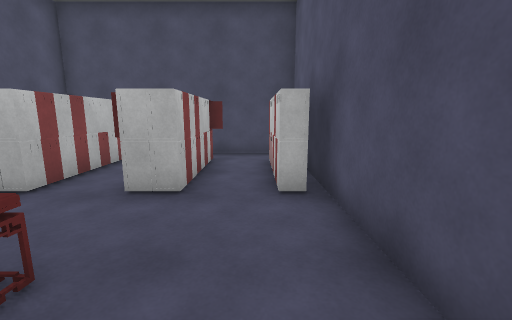
View 1 (above)

24 first-person views from a walk through a scene from a Unity 3-D project. The camera is 1.4 m above the floor, tilts 10° down and sees 90° across. Doors are open. The floor is counted in squares, 1 m on a side. Each view is taken from the middle of a square. On the plan, view 1 faces up. The plan holds only what a view shows up to about 13 squares ahead; the rest is blank. The place goes on beyond the plan. The player character is not drawn. Some animated figures are left out.

View 2
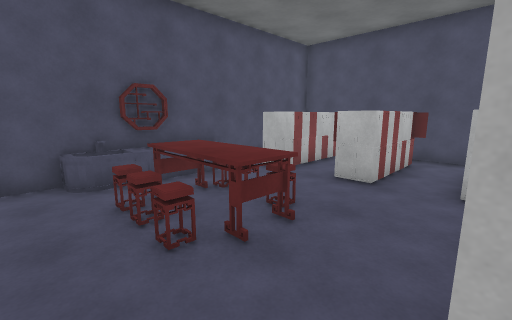

View 3
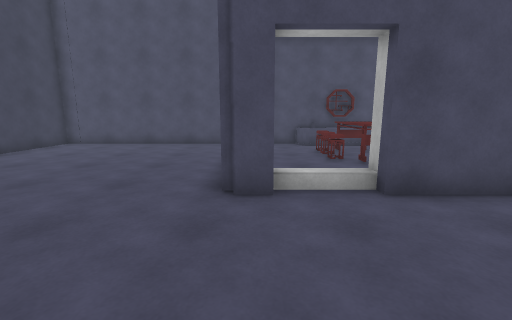

View 4
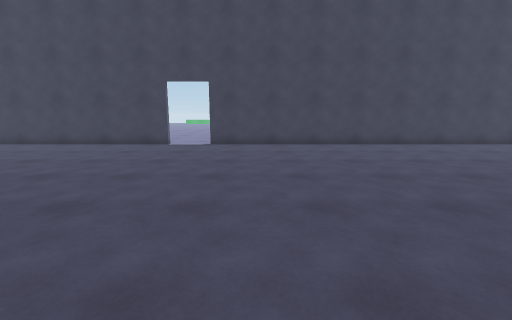

View 5
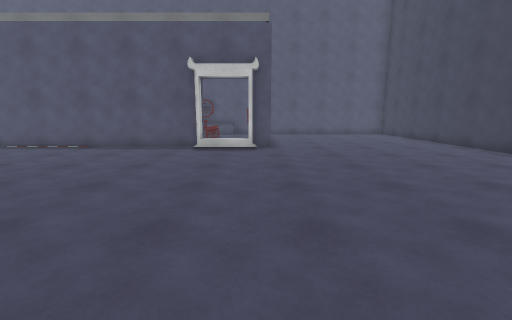

View 6
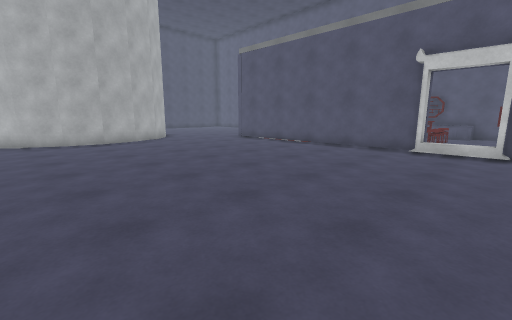

View 7
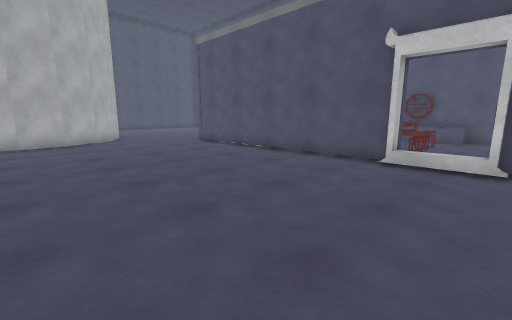

View 8
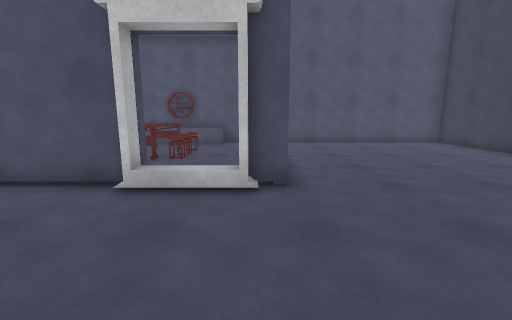

View 9
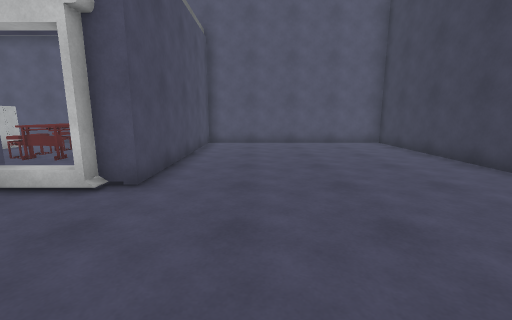

View 10
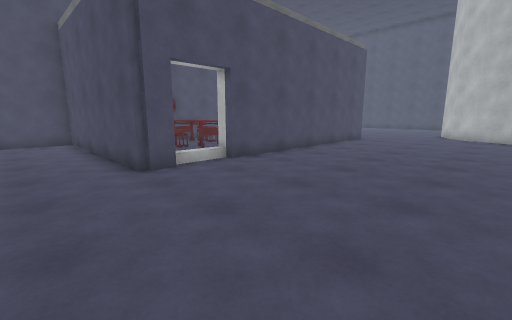

View 11
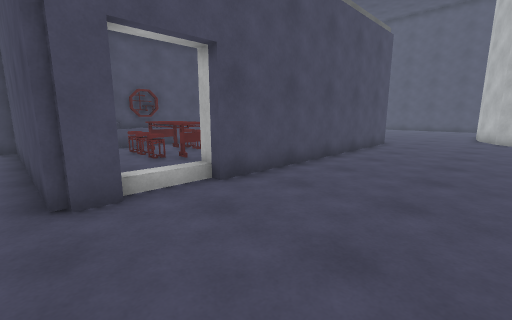

View 12
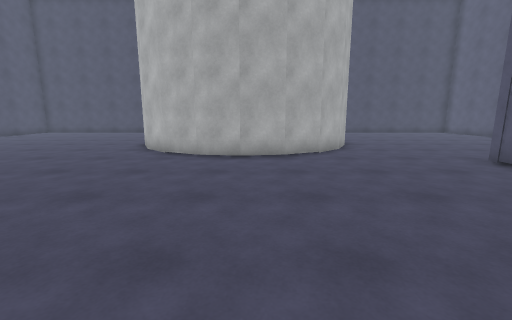

View 13
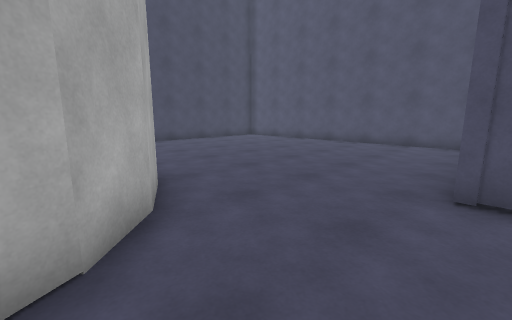

View 14
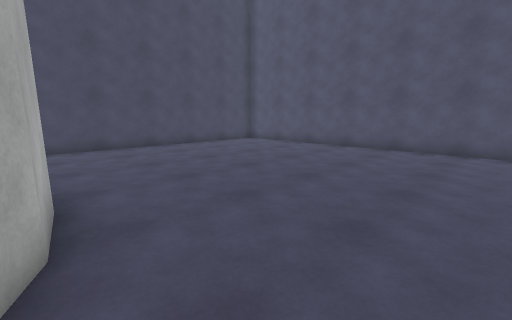

View 15
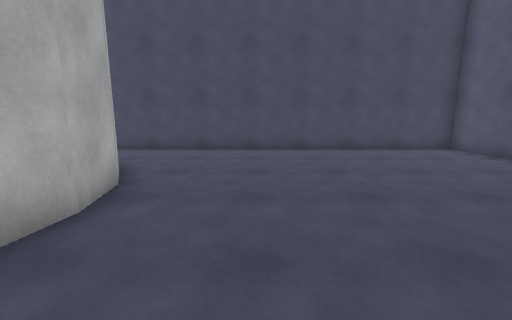

View 16
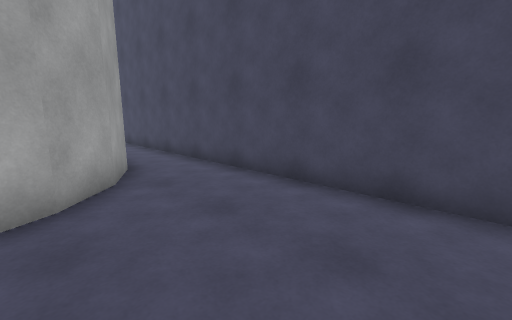

View 17
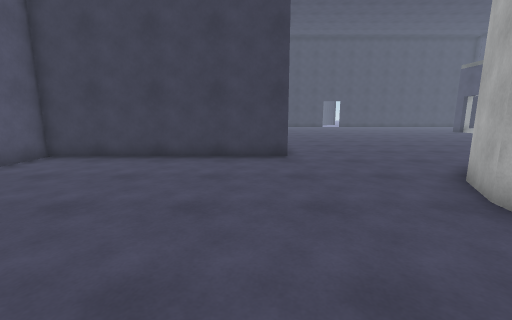

View 18
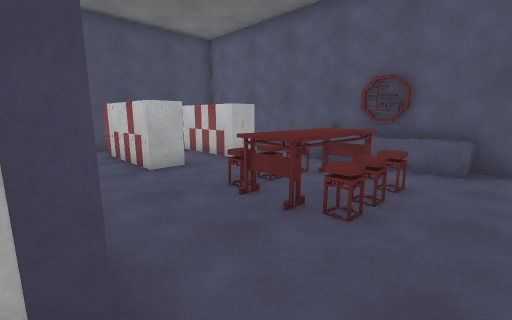

View 19
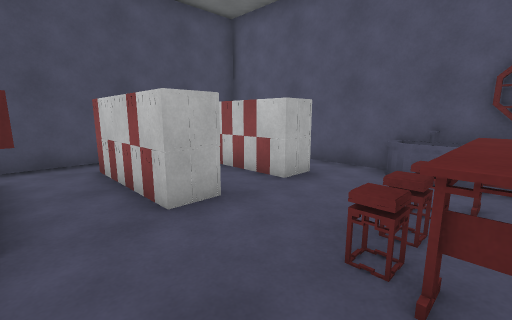

View 20
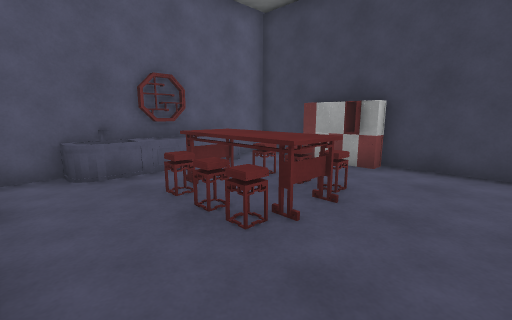

View 21
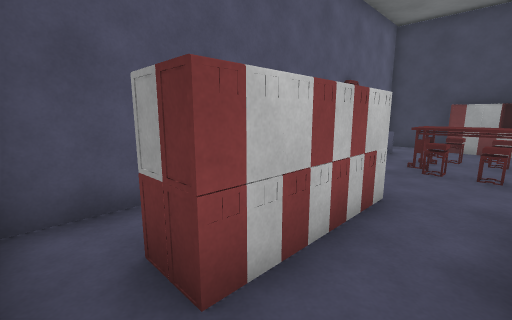

View 22
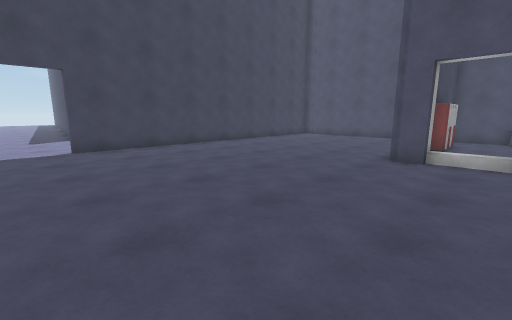

View 23
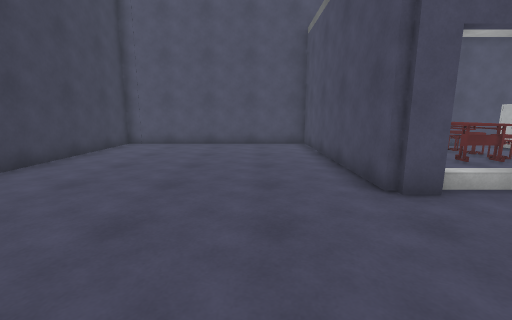

View 24
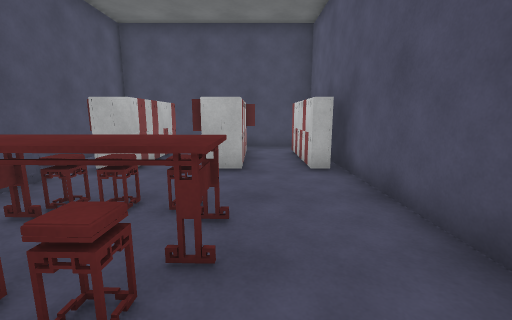

### Floor plan
Points are (right, up) in squares from view 1. A wall is a line through its corners. A room is listed if a view was taken in it or the views show most of it. See-through windows are left out.
Room 1 (views 1, 24)
walls: (1.3, 0.1) (1.3, 4.2); (-6.6, 6.8) (-6.6, -3.1); (-3.2, 9.1) (-4.5, 9.1); (0.6, 9.1) (-1.6, 9.1)
ways out: opening at (-3, -4) to room 2; opening at (1, -2) to room 2; opening at (1.3, 7) to room 2
objects: sink (-6, -1) to (-6, 3); other object (-5, 4); cabinet (-5, 5); other object (-4, -3); other object (-4, 0); table (-4, 1) to (-2, 1); other object (-4, 2); cabinet (-4, 5); cabinet (-4, 6); cabinet (-4, 7); other object (-4, 8); other object (-3, -3); other object (-3, 0); other object (-3, 2); cabinet (-2, -3); other object (-2, 0); other object (-2, 2); other object (-2, 4); cabinet (-2, 5); other object (-1, 8); other object (1, 5); other object (1, 6)
Room 2 (views 2, 3, 4, 5, 6, 7, 8, 9, 10, 11, 12, 13, 14, 15, 16, 17, 18, 19, 20, 21, 22, 23)
walls: (17, -0.5) (17, 9.5) (25, 9.5) (25, 22.5) (5.6, 22.5); (17.4, -0.7) (16.5, -0.7); (17.9, -3.3) (20.5, -3.3); (20.5, -3.6) (17, -3.6) (17, -2.9) (16.6, -2.9) (16.6, -2.5); (20, 9.1) (17.9, 9.1); (1.6, 5.8) (1.6, -0.7) (0.9, -0.7); (0.9, -2.7) (1.6, -2.7) (1.6, -3.6) (-1.5, -3.6); (23.4, -3.3) (25, -3.3) (25, 9.1); (1.6, 9.4) (1.6, 8.4); (10.1, -12.3) (25, -12.3) (25, -3.6) (23.4, -3.6); (-4.4, -3.6) (-6.6, -3.6) (-6.6, -12.3) (8.2, -12.3); (11, 20.3) (12.4, 19.6) (13.5, 18.5) (14.2, 17.1) (14.4, 15.6) (14.2, 14) (13.5, 12.6) (12.4, 11.5) (11, 10.8) (9.5, 10.6) (8, 10.8) (6.6, 11.5) (5.5, 12.6)
low walls: (1.5, -0.6) (1.5, -1.5)
ways out: opening at (-3, -4) to room 1; opening at (1, -2) to room 1; opening at (1.3, 7) to room 1; opening at (2.8, 11); opening at (6.5, 21.5); open door at (9.5, -12)
objects: other object (1, 7); other object (1, 8); other object (20, 0); table (20, 1) to (23, 1); other object (20, 2); cabinet (20, 5); cabinet (20, 6); cabinet (20, 7); cabinet (20, 8); cabinet (21, -3); other object (21, -2); other object (21, 0); other object (21, 2); cabinet (22, -3); other object (22, 0); other object (22, 2); cabinet (22, 7); cabinet (23, -3); cabinet (23, 5); cabinet (23, 8); sink (24, -1) to (25, 2)

Positions as (right, up) in squares from view 1, and headings:
1: (0, 0), facing up
2: (1, -2), facing up-left
3: (6, -3), facing left
4: (6, 0), facing down
5: (6, -3), facing right
6: (6, -3), facing up-right
7: (9, -3), facing up-right
8: (12, -3), facing right
9: (12, -6), facing right
10: (8, -6), facing up-left
11: (6, -4), facing up-left
12: (10, 2), facing up
13: (12, 9), facing up-right
14: (14, 11), facing up-right
15: (17, 12), facing up
16: (18, 18), facing up-left
17: (18, 18), facing down
18: (17, -2), facing up-right
19: (18, 1), facing up-right
20: (18, 4), facing down-right
21: (21, 9), facing down-right
22: (10, -1), facing down-left
23: (6, -6), facing left
24: (-1, -2), facing up
